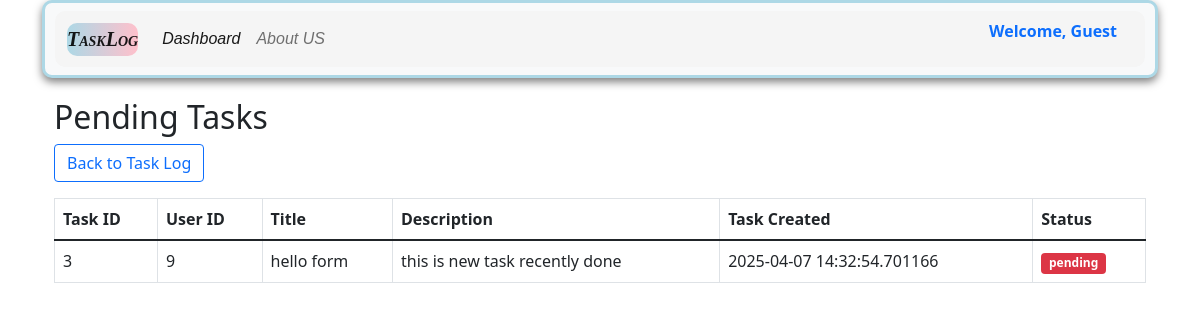
The page /pending_task on the database its author committed.
### app.py (models this page shows, shortened)
class Task_log(db.Model):
    __tablename__ = 'TaskLog'
    task_id = db.Column(db.Integer, primary_key =True)
    user_id = db.Column(db.Integer, db.ForeignKey('user_register.user_id'), nullable=False)
    title = db.Column(db.String(200), nullable = False)
    description = db.Column(db.String(700), nullable = False)
    task_created = db.Column(db.DateTime, default = datetime.utcnow)
    status = db.Column(db.String(50), default ="Pending")
    categories = db.relationship('task_catagories', backref='task', lazy=True)

### app.py (the view)
@app.route('/pending_task')
def pending_task():
    pending_task = Task_log.query.filter_by(status = 'pending').all()
    return render_template('pending_tasks.html', alltasklog=pending_task)

### templates/pending_tasks.html
{% extends "base.html" %}
{% block body %}
<div class="container my-3">
    <h2>Pending Tasks</h2>
    <a href="{{ url_for('dashboard') }}" class="btn btn-outline-primary mb-3">Back to Task Log</a>
    {% if alltasklog|length == 0 %}
        <div class="alert alert-warning">No pending tasks found.</div>
    {% else %}
        <table class="table table-bordered">
            <thead>
                <tr>
                    <th>Task ID</th>
                    <th>User ID</th>
                    <th>Title</th>
                    <th>Description</th>
                    <th>Task Created</th>
                    <th>Status</th>
                </tr>
            </thead>
            <tbody>
                {% for task in alltasklog %}
                <tr>
                    <td>{{ task.task_id }}</td>
                    <td>{{ task.user_id }}</td>
                    <td>{{ task.title }}</td>
                    <td>{{ task.description }}</td>
                    <td>{{ task.task_created }}</td>
                    <td><span class="badge bg-danger">{{ task.status }}</span></td>
                </tr>
                {% endfor %}
            </tbody>
        </table>
    {% endif %}
</div>
{% endblock %}

### static/css/style.css (style rules this page uses)
.btn-outline-primary { border-radius: 8px; margin-right: 10px; margin-bottom: 10px; }

### rows shown on the page
Task_log: task_id "3", user_id "9", title "hello form", description "this is new task recently done", task_created "2025-04-07 14:32:54.701166", status "pending"
